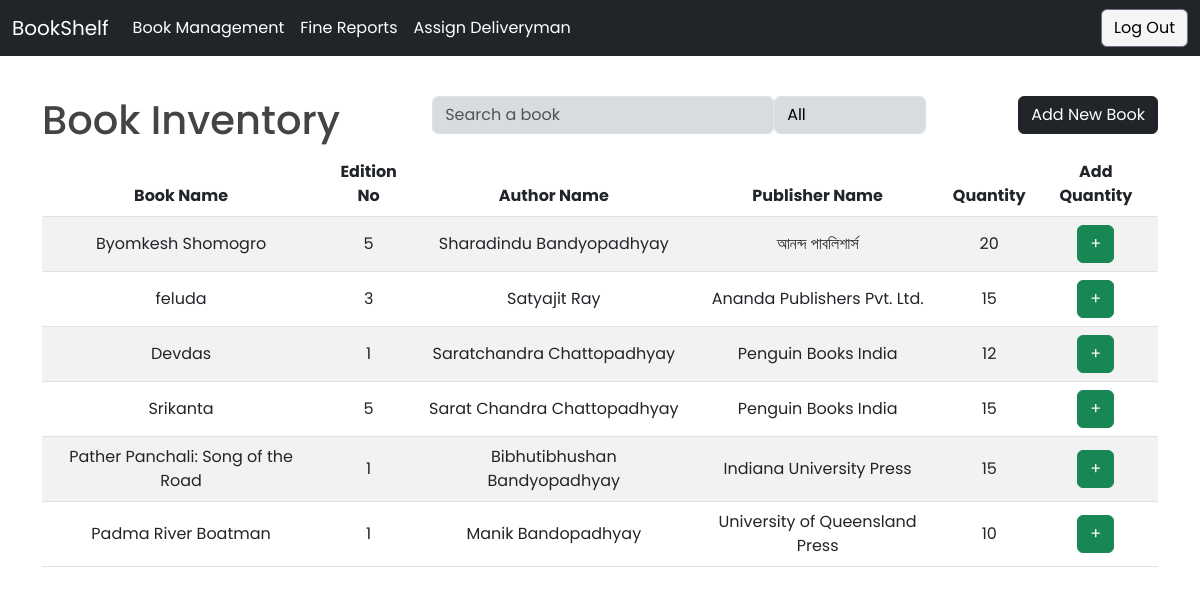
The app's page /userProfiles/admin/viewBooks/index.php (signed in) with its own data.
### tables this page shows
CREATE TABLE `book` (
  `ISBN` varchar(13) NOT NULL,
  `name` varchar(255) NOT NULL,
  `author` varchar(255) NOT NULL,
  `edition` varchar(3) NOT NULL,
  `publisher` varchar(255) NOT NULL,
  `image` varchar(100) NOT NULL
);

### userProfiles/admin/viewBooks/index.php (the view, shortened to what this page needs)
<?php
include '../../../Database/Config.php';
$sql = "SELECT * FROM book";
$result = mysqli_query($Conn, $sql);
?>
<!DOCTYPE html>
<html>
<head>
    <link href="../../../boxicons-2.1.4/css/boxicons.min.css" rel="stylesheet" />
    <link href="../../../css/bootstrap.min.css" rel="stylesheet" />
    <link href="style.css" rel="stylesheet" />
</head>
<body>
    <?php
    require 'navbar.php';
    ?>
    <div class="container">
        <div class="d-flex justify-content-between mt-4">
            <h1>Book Inventory</h1>
            <div class="d-flex justify-content-around">
                <div class="search-class">
                    <input type="text" id="search-input" class="form-control search-book" placeholder="Search a book">
                </div>
                <div>
                    <select id="filter-select" class="form-control">
                        <option value="all">All <i class='bx bx-chevron-down'></i></option>
                    </select>
                </div>
            </div>
            <a href="../addBooks/index.php" class="btn btn-dark">Add New Book</a>
        </div>
        <table id="book-table" class="table table-striped">
            <thead>
                <tr>
                    <th>Book Name</th>
                    <th>Edition No</th>
                    <th>Author Name</th>
                    <th>Publisher Name</th>
                    <th>Quantity</th>
                    <th>Add Quantity</th>
                </tr>
            </thead>
            <tbody>
                <?php
          if (mysqli_num_rows($result) > 0) {
            while($row = mysqli_fetch_assoc($result)) {
                $isbn = $row['ISBN'];
                $number_of_books_query = "SELECT count(*) as count FROM all_copies_of_books WHERE ISBN = '$isbn'";
                $number_of_books_result = mysqli_query($Conn, $number_of_books_query);
                $number_of_books_row = mysqli_fetch_assoc($number_of_books_result);
                $number_of_books = $number_of_books_row['count'];
              echo "<tr>";
              echo "<td>".$row["name"]."</td>";
              echo "<td>".$row["edition"]."</td>";
              echo "<td>".$row["author"]."</td>";
              echo "<td>".$row["publisher"]."</td>";
              echo "<td>". $number_of_books."</td>";
                echo "<td>";
                echo "<button class='btn btn-success' data-bs-toggle='modal' data-bs-target='#addQuantityModal". $isbn."'>+</button>";
                    echo "</td>";
                echo "</tr>";
                }
                } else {
                echo "<tr>
                    <td colspan='6'>No records found</td>
                </tr>";
                }
                ?>
            </tbody>
        </table>
    </div>
</body>
</html>

### userProfiles/admin/viewBooks/style.css (style rules this page uses)
body { font-family: "Poppins", sans-serif; color: #444444; }
.mt-4 { margin-top: 6rem !important; }
th { text-align: center; }
td { vertical-align: middle; text-align: center; }
.search-class { color: white !important; }
.form-control { background-color: #d9dcde !important; color: black !important; }
.btn-dark { height: fit-content !important; }

### records on screen
book: name "Byomkesh Shomogro", edition "5", author "Sharadindu Bandyopadhyay", publisher "আনন্দ পাবলিশার্স", number_of_books "20"
book: name "feluda", edition "3", author "Satyajit Ray", publisher "Ananda Publishers Pvt. Ltd.", number_of_books "15"
book: name "Devdas", edition "1", author "Saratchandra Chattopadhyay", publisher "Penguin Books India", number_of_books "12"
book: name "Srikanta", edition "5", author "Sarat Chandra Chattopadhyay", publisher "Penguin Books India", number_of_books "15"
book: name "Pather Panchali: Song of the Road", edition "1", author "Bibhutibhushan Bandyopadhyay", publisher "Indiana University Press", number_of_books "15"
book: name "Padma River Boatman", edition "1", author "Manik Bandopadhyay", publisher "University of Queensland Press", number_of_books "10"
